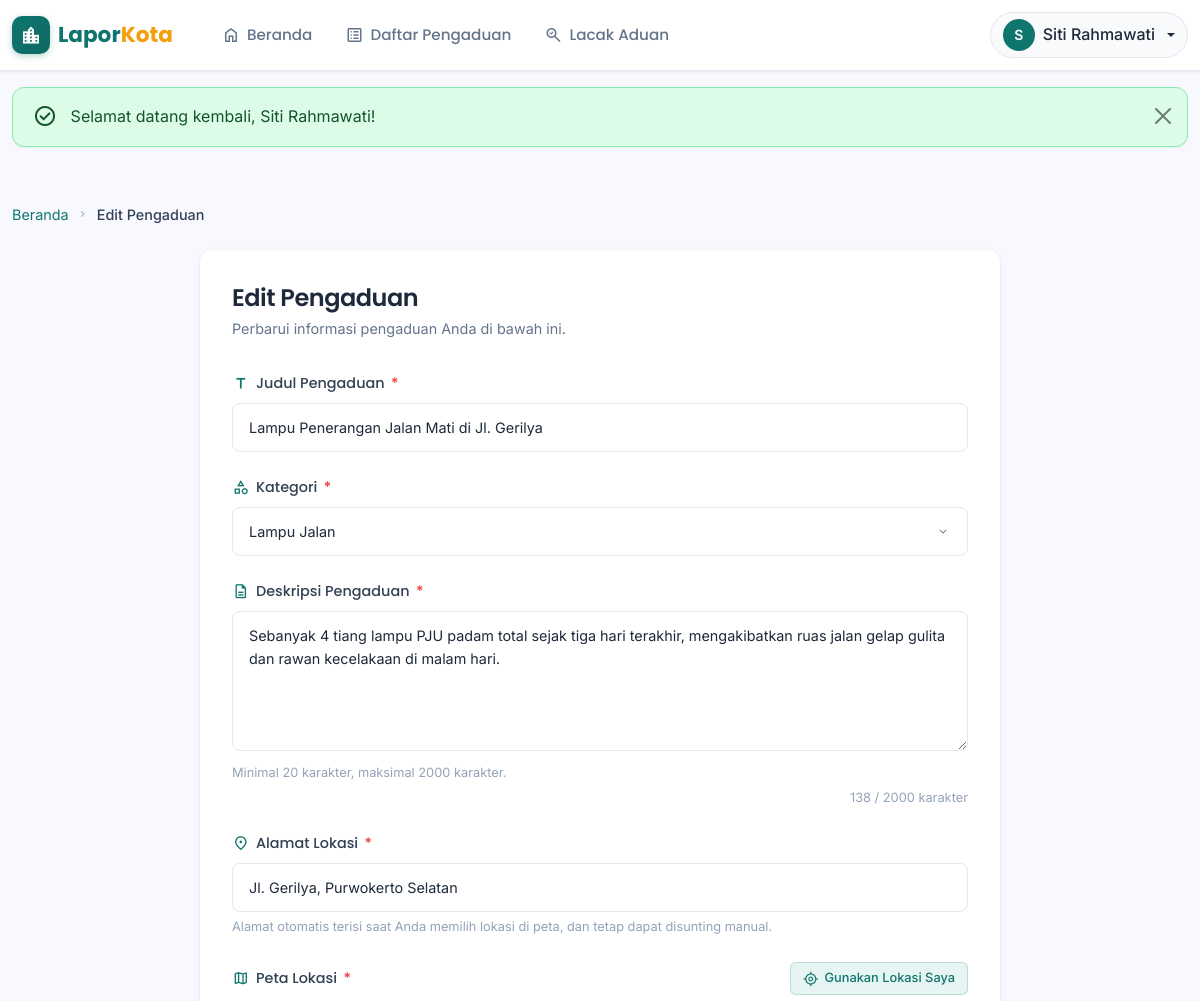
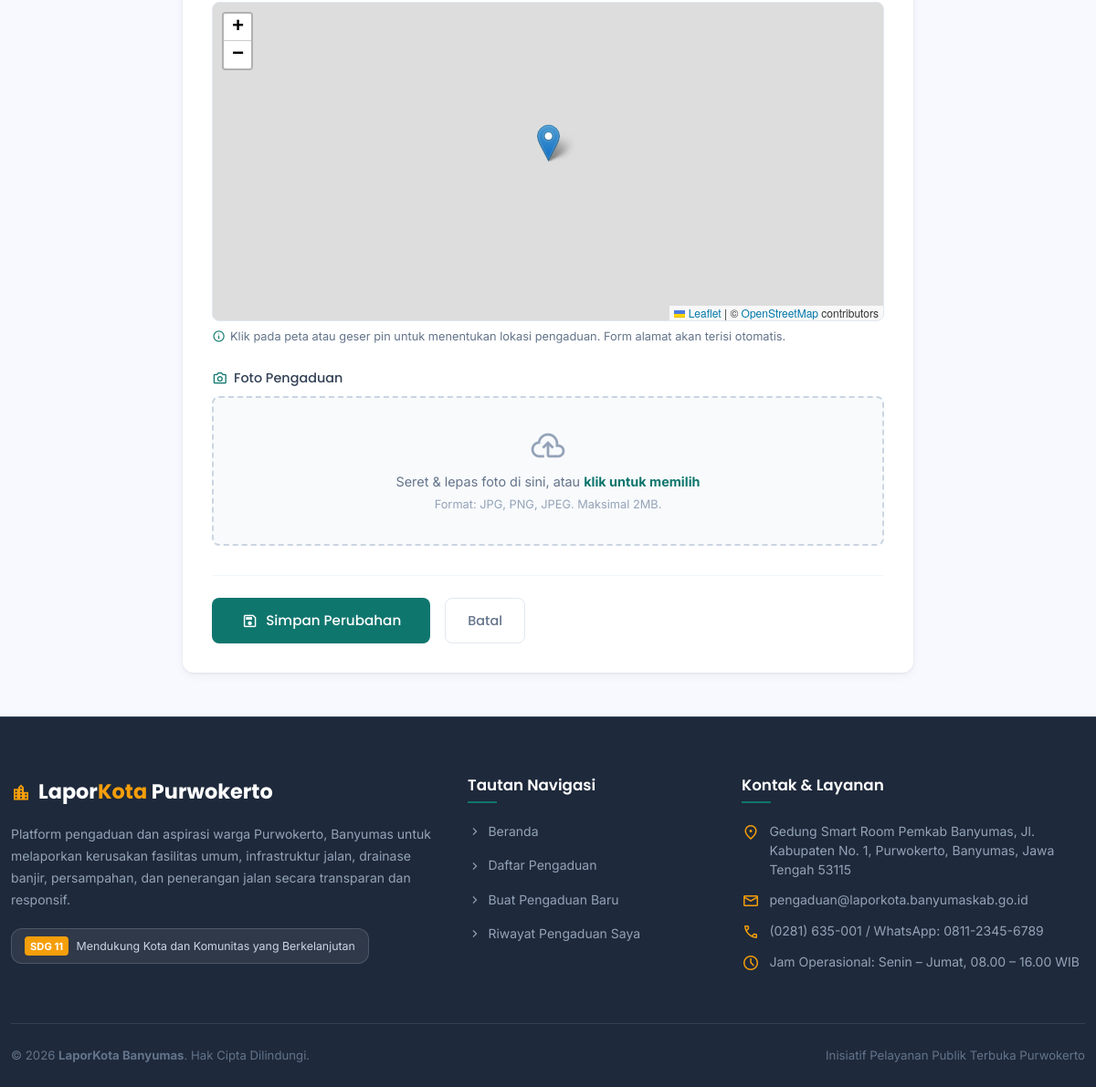
/user/complaint_create.php?edit=2 (signed in), run on the app's committed database (2 pictures, top to bottom).
### tables this page shows
CREATE TABLE complaints (
    id              INT AUTO_INCREMENT PRIMARY KEY,
    user_id         INT           NOT NULL,
    category_id     INT           NOT NULL,
    ticket_code     VARCHAR(20)   NOT NULL UNIQUE,
    title           VARCHAR(255)  NOT NULL,
    description     TEXT          NOT NULL,
    address         VARCHAR(500)  NOT NULL,
    latitude        DECIMAL(10,8) DEFAULT NULL,
    longitude       DECIMAL(11,8) DEFAULT NULL,
    photo           VARCHAR(255)  DEFAULT NULL,
    status          ENUM('Diterima','Diproses','Selesai','Ditolak') NOT NULL DEFAULT 'Diterima',
    admin_response  TEXT          DEFAULT NULL,
    created_at      DATETIME      NOT NULL DEFAULT CURRENT_TIMESTAMP,
    updated_at      DATETIME      NOT NULL DEFAULT CURRENT_TIMESTAMP ON UPDATE CURRENT_TIMESTAMP,
    FOREIGN KEY (user_id)     REFERENCES users(id)      ON DELETE CASCADE,
    FOREIGN KEY (category_id) REFERENCES categories(id) ON DELETE RESTRICT,
    INDEX idx_status   (status),
    INDEX idx_user     (user_id),
    INDEX idx_category (category_id),
    INDEX idx_created  (created_at)
);

CREATE TABLE categories (
    id          INT AUTO_INCREMENT PRIMARY KEY,
    name        VARCHAR(100)  NOT NULL UNIQUE,
    icon        VARCHAR(50)   DEFAULT 'category',
    created_at  DATETIME      NOT NULL DEFAULT CURRENT_TIMESTAMP
);

### includes/helpers.php (called while the page is built, shortened)
<?php
function e($str) {
    return htmlspecialchars($str ?? '', ENT_QUOTES, 'UTF-8');
}
function base_url($path = '') {
    return '/aduan-kota/' . ltrim($path, '/');
}

### user/complaint_create.php (the view, shortened to what this page needs)
<?php
require_once __DIR__ . '/../includes/auth.php';
require_once __DIR__ . '/../includes/helpers.php';
$errors = [];
$old = [];
$isEdit = false;
$complaint = null;
$catResult = $conn->query("SELECT id, name, icon FROM categories ORDER BY name ASC");
$categories = [];
while ($row = $catResult->fetch_assoc()) {
    $categories[] = $row;
}
if (isset($_GET['edit'])) {
    $isEdit = true;
    $editId = (int) $_GET['edit'];
    $stmt = $conn->prepare("SELECT * FROM complaints WHERE id = ?");
    $stmt->bind_param("i", $editId);
    $stmt->execute();
    $result = $stmt->get_result();
    $complaint = $result->fetch_assoc();
    $old = [
        'title' => $complaint['title'],
        'category_id' => $complaint['category_id'],
        'description' => $complaint['description'],
        'address' => $complaint['address'],
        'latitude' => $complaint['latitude'],
        'longitude' => $complaint['longitude'],
    ];
}
include __DIR__ . '/../includes/header.php';
?>
<section class="create-complaint-section">
    <div class="container">
        <nav class="breadcrumb-nav">
            <a href="<?= e(base_url()) ?>">Beranda</a>
            <span class="separator material-symbols-outlined">chevron_right</span>
            <span class="current"><?= $isEdit ? 'Edit Pengaduan' : 'Buat Pengaduan' ?></span>
        </nav>
        <div class="create-form-card">
            <div class="form-header">
                <h1><?= $isEdit ? 'Edit Pengaduan' : 'Buat Pengaduan Baru' ?></h1>
                <p><?= $isEdit ? 'Perbarui informasi pengaduan Anda di bawah ini.' : 'Sampaikan keluhan atau laporan Anda mengenai fasilitas dan layanan kota.' ?></p>
            </div>
            <form action="" method="POST" enctype="multipart/form-data" novalidate>
                <div class="form-group">
                    <label for="title">
                        <span class="material-symbols-outlined">title</span>
                        Judul Pengaduan <span class="required-star">*</span>
                    </label>
                    <input
                        type="text"
                        id="title"
                        name="title"
                        maxlength="255"
                        placeholder="Contoh: Jalan rusak di Jl. Sudirman"
                        value="<?= e($old['title'] ?? '') ?>"
                        class="<?= isset($errors['title']) ? 'is-invalid' : '' ?>"
                        required
                    >
                </div>
                <div class="form-group">
                    <label for="category_id">
                        <span class="material-symbols-outlined">category</span>
                        Kategori <span class="required-star">*</span>
                    </label>
                    <select
                        id="category_id"
                        name="category_id"
                        class="<?= isset($errors['category_id']) ? 'is-invalid' : '' ?>"
                        required
                    >
                        <?php foreach ($categories as $cat): ?>
                            <option
                                value="<?= (int) $cat['id'] ?>"
                                <?= (isset($old['category_id']) && (int) $old['category_id'] === (int) $cat['id']) ? 'selected' : '' ?>
                            ><?= e($cat['name']) ?></option>
                        <?php endforeach; ?>
                    </select>
                </div>
                <div class="form-group">
                    <label for="description">
                        <span class="material-symbols-outlined">description</span>
                        Deskripsi Pengaduan <span class="required-star">*</span>
                    </label>
                    <textarea
                        id="description"
                        name="description"
                        data-maxlength="2000"
                        placeholder="Jelaskan secara detail mengenai keluhan Anda (minimal 20 karakter)..."
                        class="<?= isset($errors['description']) ? 'is-invalid' : '' ?>"
                        required
                    ><?= e($old['description'] ?? '') ?></textarea>
                    <div class="field-hint">Minimal 20 karakter, maksimal 2000 karakter.</div>
                </div>
                <div class="form-group">
                    <label for="address">
                        <span class="material-symbols-outlined">location_on</span>
                        Alamat Lokasi <span class="required-star">*</span>
                    </label>
                    <input
                        type="text"
                        id="address"
                        name="address"
                        placeholder="Contoh: Jl. Jenderal Soedirman No. 1, Purwokerto"
                        value="<?= e($old['address'] ?? '') ?>"
                        class="<?= isset($errors['address']) ? 'is-invalid' : '' ?>"
                        required
                    >
                    <div class="field-hint">Alamat otomatis terisi saat Anda memilih lokasi di peta, dan tetap dapat disunting manual.</div>
                </div>
                <div class="form-group">
                    <div style="display: flex; justify-content: space-between; align-items: center; margin-bottom: 0.5rem; flex-wrap: wrap; gap: 0.5rem;">
                        <label style="margin-bottom: 0;">
                            <span class="material-symbols-outlined">map</span>
                            Peta Lokasi <span class="required-star">*</span>
                        </label>
                        <button type="button" id="btn-current-location" class="btn-location-gps" title="Gunakan lokasi GPS saya saat ini">
                            <span class="material-symbols-outlined">my_location</span>
                            Gunakan Lokasi Saya
                        </button>
                    </div>
                    <div id="create-map"></div>
                    <div class="map-hint">
                        <span class="material-symbols-outlined">info</span>
                        Klik pada peta atau geser pin untuk menentukan lokasi pengaduan. Form alamat akan terisi otomatis.
                    </div>
                </div>
                <div class="form-group">
                    <label>
                        <span class="material-symbols-outlined">photo_camera</span>
                        Foto Pengaduan <?= $isEdit ? '' : '' ?>
                    </label>
                    <div class="dropzone-upload" id="photo-dropzone">
                        <span class="material-symbols-outlined">cloud_upload</span>
                        <div class="dropzone-text">
                            Seret & lepas foto di sini, atau <strong>klik untuk memilih</strong>
                        </div>
                        <div class="dropzone-hint">Format: JPG, PNG, JPEG. Maksimal 2MB.</div>
                    </div>
                </div>
                <div class="form-actions">
                    <button type="submit" class="btn-submit">
                        <span class="material-symbols-outlined"><?= $isEdit ? 'save' : 'send' ?></span>
                        <?= $isEdit ? 'Simpan Perubahan' : 'Kirim Pengaduan' ?>
                    </button>
                    <a href="<?= e(base_url($isEdit ? 'user/complaint_detail.php?id=' . (int) $complaint['id'] : 'user/history.php')) ?>" class="btn-cancel">
                        Batal
                    </a>
                </div>
            </form>
        </div>
    </div>
</section>
<?php include __DIR__ . '/../includes/footer.php'; ?>

### assets/css/style.css (style rules this page uses)
:root { --primary: #0F766E; --primary-dark: #0D6962; --primary-light: #E6F5F3; --primary-hover: #115E59; --primary-subtle: rgba(15, 118, 110, 0.08); --accent: #F59E0B; --accent-dark: #D97706; --accent-light: #FEF3C7; --accent-hover: #B45309; --bg: #F8F9FF; --surface: #FFFFFF; --surface-alt: #F8FAFC; --card-bg: #FFFFFF; --text-primary: #1E293B; --text-secondary: #64748B; --text-muted: #94A3B8; --text-inverse: #FFFFFF; --border: #E2E8F0; --border-light: #F1F5F9; --border-focus: #0F766E; --status-diterima: #2563EB; --status-diterima-bg: #EFF6FF; --status-diterima-border: #BFDBFE; --status-diproses: #F59E0B; --status-diproses-bg: #FFFBEB; --status-diproses-border: #FDE68A; --status-selesai: #16A34A; --status-selesai-bg: #F0FDF4; --status-selesai-border: #BBF7D0; --status-ditolak: #DC2626; --status-ditolak-bg: #FEF2F2; --status-ditolak-border: #FECACA; --danger: #DC2626; --danger-dark: #B91C1C; --danger-light: #FEE2E2; --success: #16A34A; --success-dark: #15803D; --success-light: #DCFCE7; --warning: #F59E0B; --info: #0284C7; --info-light: #E0F2FE; --font-heading: 'Poppins', -apple-system, BlinkMacSystemFont, "Segoe UI", Roboto, sans-serif; --font-body: 'Inter', -apple-system, BlinkMacSystemFont, "Segoe UI", Roboto, sans-serif; --radius-sm: 6px; --radius-input: 8px; --radius-card: 12px; --radius-lg: 16px; --radius-pill: 50px; --shadow-sm: 0 1px 2px rgba(0, 0, 0, 0.05); --shadow: 0 1px 3px rgba(0, 0, 0, 0.08); --shadow-md: 0 4px 6px -1px rgba(0, 0, 0, 0.1), 0 2px 4px -2px rgba(0, 0, 0, 0.1); --shadow-elevated: 0 4px 12px rgba(0, 0, 0, 0.12); --shadow-lg: 0 10px 15px -3px rgba(0, 0, 0, 0.1), 0 4px 6px -4px rgba(0, 0, 0, 0.1); --shadow-xl: 0 20px 25px -5px rgba(0, 0, 0, 0.1), 0 8px 10px -6px rgba(0, 0, 0, 0.1); --sidebar-width: 260px; --topbar-height: 70px; --container-max-width: 1200px; --navbar-height: 72px; --transition-fast: 150ms cubic-bezier(0.4, 0, 0.2, 1); --transition-normal: 250ms cubic-bezier(0.4, 0, 0.2, 1); --transition-slow: 350ms cubic-bezier(0.4, 0, 0.2, 1); }
*, *::before, *::after { box-sizing: border-box; }
html { font-size: 16px; scroll-behavior: smooth; -webkit-font-smoothing: antialiased; -moz-osx-font-smoothing: grayscale; }
body { margin: 0; padding: 0; background-color: var(--bg); color: var(--text-primary); font-family: var(--font-body); font-weight: 400; line-height: 1.6; min-height: 100vh; display: flex; flex-direction: column; }
a { color: var(--primary); text-decoration: none; transition: color var(--transition-fast); }
h1, h2, h3, h4, h5, h6, .h1, .h2, .h3, .h4, .h5, .h6 { font-family: var(--font-heading); color: var(--text-primary); font-weight: 600; line-height: 1.3; margin-top: 0; margin-bottom: 0.75rem; }
h1, .h1 { font-size: 2.25rem; font-weight: 700; letter-spacing: -0.02em; }
p { margin-top: 0; margin-bottom: 1rem; }
.material-symbols-outlined { font-family: 'Material Symbols Outlined'; font-weight: normal; font-style: normal; font-size: 22px; line-height: 1; display: inline-flex; align-items: center; justify-content: center; letter-spacing: normal; text-transform: none; white-space: nowrap; word-wrap: normal; direction: ltr; vertical-align: middle; user-select: none; font-feature-settings: 'liga'; -webkit-font-feature-settings: 'liga'; -webkit-font-smoothing: antialiased; }
.container, .container-fluid, .container-xl, .container-lg { max-width: var(--container-max-width); }
.dropzone-upload { border: 2px dashed var(--border); border-radius: var(--radius-card); padding: 2rem 1.5rem; text-align: center; background-color: var(--surface-alt); cursor: pointer; transition: all var(--transition-normal); position: relative; }

### data on the page
complaints: title "Lampu Penerangan Jalan Mati di Jl. Gerilya", category_id "Lampu Jalan", description "Sebanyak 4 tiang lampu PJU padam total sejak tiga hari terakhir, mengakibatkan ruas jalan gelap gulita dan rawan kecelakaan di malam hari.", address "Jl. Gerilya, Purwokerto Selatan"

### other printed values
substr($currentUser['name'] ?? 'U', 0, 1) "S"
$currentUser['name'] "Siti Rahmawati"
$flashSuccess "Selamat datang kembali, Siti Rahmawati!"
